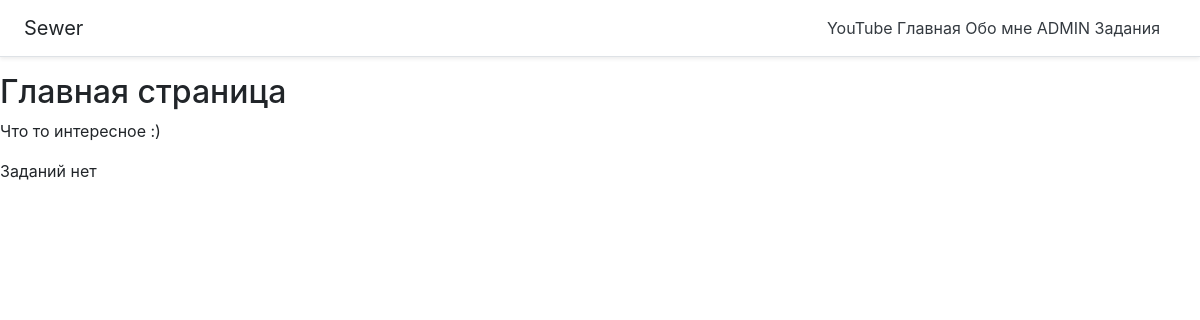
Before: / with the older database file.
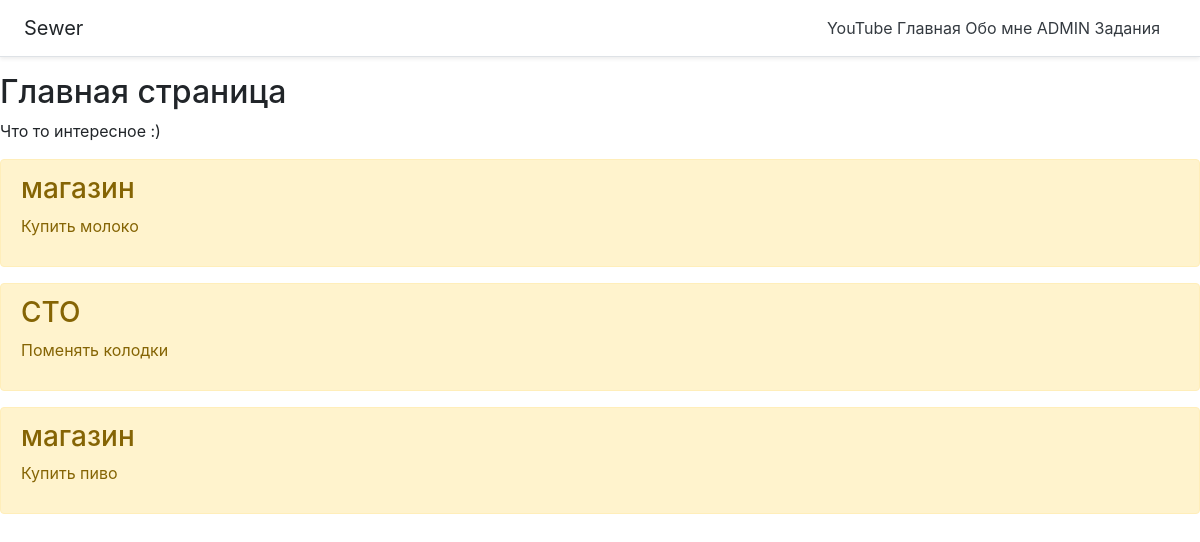
After: the same page with the newer database file.
### main/models.py (models this page shows, shortened)
class Task(models.Model):
    title = models.CharField('NAME', max_length=50)
    task = models.TextField('CONTENT')
    class Meta:
        verbose_name = 'Задание'
        verbose_name_plural = 'Задания'

### main/views.py (the view)
# urls.py: path('', views.index, name='home'),
def index(request):
    task = Task.objects.all()
    return render(request,'main/index.html', {'title': 'Главная', 'tasks': task})

### main/templates/main/index.html (shortened to what this page needs)
{% extends 'main/base.html' %}
{% block body %}
<h2>Главная страница</h2>
<p>Что то интересное :)</p>
{% if tasks %}
    {% for el in tasks %}
    <div class="alert alert-warning mt-2">
        <h3>{{ el.title }}</h3>
        <p>{{ el.task }}</p>
    </div>
    {% endfor %}
{% else %}
    <p>Заданий нет</p>
{% endif %}
{% endblock %}

### main/templates/main/base.html (shortened to what this page needs)
<!DOCTYPE html>
<html lang="en">
<head>
    <link rel="stylesheet" href="https://stackpath.bootstrapcdn.com/bootstrap/4.5.0/css/bootstrap.min.css">
</head>
<body>
    <div class="d-flex flex-column flex-md-row align-items-center p-3 px-md-4 mb-3 bg-white border-bottom shadow-sm">
      <h5 class="my-0 mr-md-auto font-weight-normal">Sewer</h5>
        <nav class="my-2 my-md-0 mr-md-3">
          <a class="py-2 text-dark " href="https://www.youtube.com/">YouTube</a>
          <a class="py-2 text-dark " href={% url 'home' %}>Главная</a>
          <a class="py-2 text-dark " href={% url 'about' %}>Обо мне</a>
          <a class="py-2 text-dark " href='admin'>ADMIN</a>
          <a class="py-2 text-dark " href={% url 'tabl' %}>Задания</a>
        </nav>
    </div>
    {% block body %}{% endblock %}
</body>
</html>

Changed rows visible on the page:
added Task: title "магазин", task "Купить молоко"
added Task: title "СТО", task "Поменять колодки"
added Task: title "магазин", task "Купить пиво"
Other visible differences:
text no longer shown: "Заданий нет"
